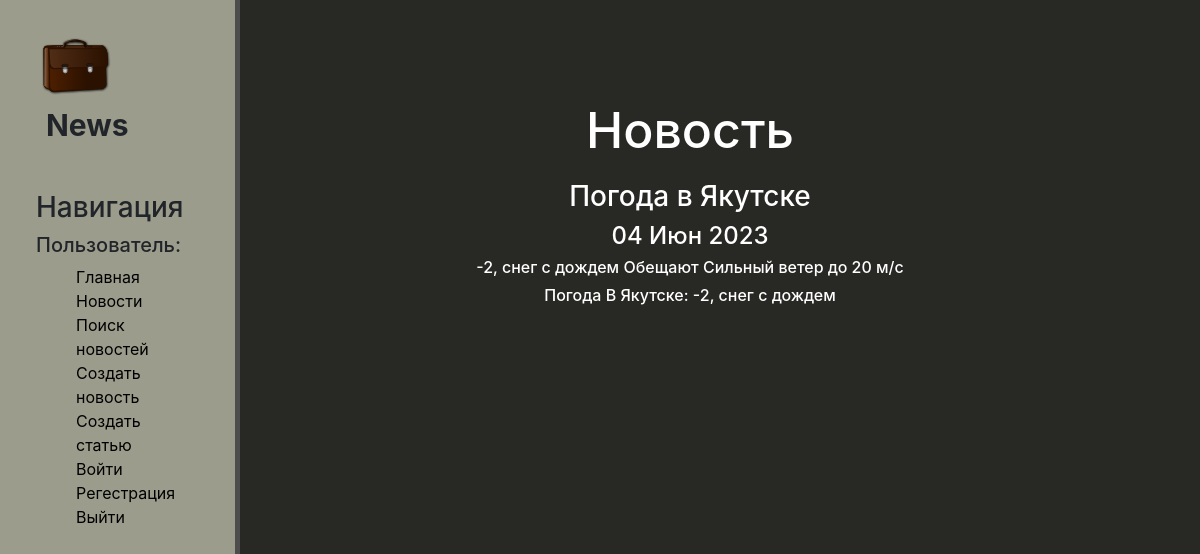
Screenshot of /news/7 with the database file from the repository.
### news/models.py (models this page shows, shortened)
class Post(models.Model):
    author = models.ForeignKey(Author, on_delete=models.CASCADE)
    type = models.CharField(max_length=2, choices=TYPES, default=news_)
    time_in = models.DateTimeField(auto_now_add=True)
    category = models.ManyToManyField('Category', through='PostCategory')
    header = models.CharField(max_length=255)
    content = models.TextField(default="...")
    rating = models.IntegerField(default=0)
    def __str__(self):
        return f'{self.header.title()}: {self.content[:20]}'

### news/views.py (the view)
# urls.py: path('news/<int:post_id>', PostDetail.as_view(), name='post_detail'),
class PostDetail(DetailView):
    model = Post
    template_name = 'flatpages/news/post.html'
    context_object_name = 'post'
    pk_url_kwarg = 'post_id'

### news/templates/flatpages/news/post.html
{% extends 'flatpages/news/default.html'%}
{% block content %}
   <div class="features">
       <h1> Новость  </h1>
       <p>  <h3>{{ post.header }}</h3>
               <h4>{{ post.time_in | date:'d M Y' }}</h4>
               <h6>{{ post.content }}</h6>
               <h6>{{ post }}</h6>
   </div>
{% endblock %}

### news/static/news/css/news.css (style rules this page uses)
body { background: #282825; }
main .features { float: left; color: #fff; margin-top: 100px; text-align: center; width: 75%; }
main .features h1 { font-size: 50px; }
main .features p { max-width: 400px; margin: 20px auto; }

### rows the page displays
Post: header "Погода в Якутске", time_in "04 Июн 2023", content "-2, снег с дождем Обещают Сильный ветер до 20 м/c", header+content "Погода В Якутске: -2, снег с дождем"
